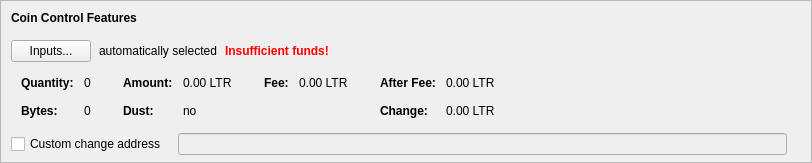
    <widget class="QFrame" name="frameCoinControl">
     <property name="sizePolicy">
      <sizepolicy hsizetype="Expanding" vsizetype="Expanding">
       <horstretch>0</horstretch>
       <verstretch>0</verstretch>
      </sizepolicy>
     </property>
     <property name="maximumSize">
      <size>
       <width>16777215</width>
       <height>16777215</height>
      </size>
     </property>
     <property name="frameShape">
      <enum>QFrame::StyledPanel</enum>
     </property>
     <property name="frameShadow">
      <enum>QFrame::Sunken</enum>
     </property>
     <layout class="QVBoxLayout" name="verticalLayoutCoinControl2">
      <property name="spacing">
       <number>0</number>
      </property>
      <property name="leftMargin">
       <number>0</number>
      </property>
      <property name="topMargin">
       <number>0</number>
      </property>
      <property name="rightMargin">
       <number>0</number>
      </property>
      <property name="bottomMargin">
       <number>6</number>
      </property>
      <item>
       <layout class="QVBoxLayout" name="verticalLayoutCoinControl" stretch="0,0,0,0,1">
        <property name="spacing">
         <number>0</number>
        </property>
        <property name="leftMargin">
         <number>10</number>
        </property>
        <property name="topMargin">
         <number>10</number>
        </property>
        <item>
         <layout class="QHBoxLayout" name="horizontalLayoutCoinControl1">
          <property name="bottomMargin">
           <number>15</number>
          </property>
          <item>
           <widget class="QLabel" name="labelCoinControlFeatures">
            <property name="sizePolicy">
             <sizepolicy hsizetype="Preferred" vsizetype="Maximum">
              <horstretch>0</horstretch>
              <verstretch>0</verstretch>
             </sizepolicy>
            </property>
            <property name="font">
             <font>
              <weight>75</weight>
              <bold>true</bold>
             </font>
            </property>
            <property name="styleSheet">
             <string notr="true">font-weight:bold;</string>
            </property>
            <property name="text">
             <string>Coin Control Features</string>
            </property>
           </widget>
          </item>
         </layout>
        </item>
        <item>
         <layout class="QHBoxLayout" name="horizontalLayoutCoinControl2" stretch="0,0,0,0">
          <property name="spacing">
           <number>8</number>
          </property>
          <property name="bottomMargin">
           <number>10</number>
          </property>
          <item>
           <widget class="QPushButton" name="pushButtonCoinControl">
            <property name="styleSheet">
             <string notr="true"/>
            </property>
            <property name="text">
             <string>Inputs...</string>
            </property>
            <property name="autoDefault">
             <bool>false</bool>
            </property>
           </widget>
          </item>
          <item>
           <widget class="QLabel" name="labelCoinControlAutomaticallySelected">
            <property name="text">
             <string>automatically selected</string>
            </property>
            <property name="margin">
             <number>5</number>
            </property>
           </widget>
          </item>
          <item>
           <widget class="QLabel" name="labelCoinControlInsuffFunds">
            <property name="font">
             <font>
              <weight>75</weight>
              <bold>true</bold>
             </font>
            </property>
            <property name="styleSheet">
             <string notr="true">color:red;font-weight:bold;</string>
            </property>
            <property name="text">
             <string>Insufficient funds!</string>
            </property>
            <property name="margin">
             <number>5</number>
            </property>
           </widget>
          </item>
          <item>
           <spacer name="horizontalSpacerCoinControl">
            <property name="orientation">
             <enum>Qt::Horizontal</enum>
            </property>
            <property name="sizeHint" stdset="0">
             <size>
              <width>40</width>
              <height>1</height>
             </size>
            </property>
           </spacer>
          </item>
         </layout>
        </item>
        <item>
         <widget class="QWidget" name="widgetCoinControl" native="true">
          <property name="sizePolicy">
           <sizepolicy hsizetype="Preferred" vsizetype="Preferred">
            <horstretch>0</horstretch>
            <verstretch>0</verstretch>
           </sizepolicy>
          </property>
          <property name="minimumSize">
           <size>
            <width>0</width>
            <height>0</height>
           </size>
          </property>
          <property name="styleSheet">
           <string notr="true"/>
          </property>
          <layout class="QHBoxLayout" name="horizontalLayoutCoinControl5">
           <property name="leftMargin">
            <number>0</number>
           </property>
           <property name="topMargin">
            <number>0</number>
           </property>
           <property name="rightMargin">
            <number>0</number>
           </property>
           <property name="bottomMargin">
            <number>0</number>
           </property>
           <item>
            <layout class="QHBoxLayout" name="horizontalLayoutCoinControl3" stretch="0,0,0,1">
             <property name="spacing">
              <number>20</number>
             </property>
             <property name="topMargin">
              <number>0</number>
             </property>
             <property name="bottomMargin">
              <number>10</number>
             </property>
             <item>
              <layout class="QFormLayout" name="formLayoutCoinControl1">
               <property name="horizontalSpacing">
                <number>10</number>
               </property>
               <property name="verticalSpacing">
                <number>14</number>
               </property>
               <property name="leftMargin">
                <number>10</number>
               </property>
               <property name="topMargin">
                <number>4</number>
               </property>
               <property name="rightMargin">
                <number>6</number>
               </property>
               <item row="0" column="0">
                <widget class="QLabel" name="labelCoinControlQuantityText">
                 <property name="font">
                  <font>
                   <weight>75</weight>
                   <bold>true</bold>
                  </font>
                 </property>
                 <property name="text">
                  <string>Quantity:</string>
                 </property>
                 <property name="margin">
                  <number>0</number>
                 </property>
                </widget>
               </item>
               <item row="0" column="1">
                <widget class="QLabel" name="labelCoinControlQuantity">
                 <property name="cursor">
                  <cursorShape>IBeamCursor</cursorShape>
                 </property>
                 <property name="contextMenuPolicy">
                  <enum>Qt::ActionsContextMenu</enum>
                 </property>
                 <property name="text">
                  <string notr="true">0</string>
                 </property>
                 <property name="margin">
                  <number>0</number>
                 </property>
                 <property name="textInteractionFlags">
                  <set>Qt::LinksAccessibleByMouse|Qt::TextSelectableByKeyboard|Qt::TextSelectableByMouse</set>
                 </property>
                </widget>
               </item>
               <item row="1" column="0">
                <widget class="QLabel" name="labelCoinControlBytesText">
                 <property name="font">
                  <font>
                   <weight>75</weight>
                   <bold>true</bold>
                  </font>
                 </property>
                 <property name="text">
                  <string>Bytes:</string>
                 </property>
                </widget>
               </item>
               <item row="1" column="1">
                <widget class="QLabel" name="labelCoinControlBytes">
                 <property name="cursor">
                  <cursorShape>IBeamCursor</cursorShape>
                 </property>
                 <property name="contextMenuPolicy">
                  <enum>Qt::ActionsContextMenu</enum>
                 </property>
                 <property name="text">
                  <string notr="true">0</string>
                 </property>
                 <property name="textInteractionFlags">
                  <set>Qt::LinksAccessibleByMouse|Qt::TextSelectableByKeyboard|Qt::TextSelectableByMouse</set>
                 </property>
                </widget>
               </item>
              </layout>
             </item>
             <item>
              <layout class="QFormLayout" name="formLayoutCoinControl2">
               <property name="horizontalSpacing">
                <number>10</number>
               </property>
               <property name="verticalSpacing">
                <number>14</number>
               </property>
               <property name="leftMargin">
                <number>6</number>
               </property>
               <property name="topMargin">
                <number>4</number>
               </property>
               <property name="rightMargin">
                <number>6</number>
               </property>
               <item row="0" column="0">
                <widget class="QLabel" name="labelCoinControlAmountText">
                 <property name="font">
                  <font>
                   <weight>75</weight>
                   <bold>true</bold>
                  </font>
                 </property>
                 <property name="text">
                  <string>Amount:</string>
                 </property>
                 <property name="margin">
                  <number>0</number>
                 </property>
                </widget>
               </item>
               <item row="0" column="1">
                <widget class="QLabel" name="labelCoinControlAmount">
                 <property name="cursor">
                  <cursorShape>IBeamCursor</cursorShape>
                 </property>
                 <property name="contextMenuPolicy">
                  <enum>Qt::ActionsContextMenu</enum>
                 </property>
                 <property name="text">
                  <string notr="true">0.00 LTR</string>
                 </property>
                 <property name="textInteractionFlags">
                  <set>Qt::LinksAccessibleByMouse|Qt::TextSelectableByKeyboard|Qt::TextSelectableByMouse</set>
                 </property>
                </widget>
               </item>
               <item row="1" column="0">
                <widget class="QLabel" name="labelCoinControlLowOutputText">
                 <property name="font">
                  <font>
                   <weight>75</weight>
                   <bold>true</bold>
                  </font>
                 </property>
                 <property name="text">
                  <string>Dust:</string>
                 </property>
                </widget>
               </item>
               <item row="1" column="1">
                <widget class="QLabel" name="labelCoinControlLowOutput">
                 <property name="cursor">
                  <cursorShape>IBeamCursor</cursorShape>
                 </property>
                 <property name="contextMenuPolicy">
                  <enum>Qt::ActionsContextMenu</enum>
                 </property>
                 <property name="text">
                  <string notr="true">no</string>
                 </property>
                 <property name="textInteractionFlags">
                  <set>Qt::LinksAccessibleByMouse|Qt::TextSelectableByKeyboard|Qt::TextSelectableByMouse</set>
                 </property>
                </widget>
               </item>
              </layout>
             </item>
             <item>
              <layout class="QFormLayout" name="formLayoutCoinControl3">
               <property name="horizontalSpacing">
                <number>10</number>
               </property>
               <property name="verticalSpacing">
                <number>14</number>
               </property>
               <property name="leftMargin">
                <number>6</number>
               </property>
               <property name="topMargin">
                <number>4</number>
               </property>
               <property name="rightMargin">
                <number>6</number>
               </property>
               <item row="0" column="0">
                <widget class="QLabel" name="labelCoinControlFeeText">
                 <property name="font">
                  <font>
                   <weight>75</weight>
                   <bold>true</bold>
                  </font>
                 </property>
                 <property name="text">
                  <string>Fee:</string>
                 </property>
                 <property name="margin">
                  <number>0</number>
                 </property>
                </widget>
               </item>
               <item row="0" column="1">
                <widget class="QLabel" name="labelCoinControlFee">
                 <property name="cursor">
                  <cursorShape>IBeamCursor</cursorShape>
                 </property>
                 <property name="contextMenuPolicy">
                  <enum>Qt::ActionsContextMenu</enum>
                 </property>
                 <property name="text">
                  <string notr="true">0.00 LTR</string>
                 </property>
                 <property name="textInteractionFlags">
                  <set>Qt::LinksAccessibleByMouse|Qt::TextSelectableByKeyboard|Qt::TextSelectableByMouse</set>
                 </property>
                </widget>
               </item>
              </layout>
             </item>
             <item>
              <layout class="QFormLayout" name="formLayoutCoinControl4">
               <property name="horizontalSpacing">
                <number>10</number>
               </property>
               <property name="verticalSpacing">
                <number>14</number>
               </property>
               <property name="leftMargin">
                <number>6</number>
               </property>
               <property name="topMargin">
                <number>4</number>
               </property>
               <property name="rightMargin">
                <number>6</number>
               </property>
               <item row="0" column="0">
                <widget class="QLabel" name="labelCoinControlAfterFeeText">
                 <property name="font">
                  <font>
                   <weight>75</weight>
                   <bold>true</bold>
                  </font>
                 </property>
                 <property name="text">
                  <string>After Fee:</string>
                 </property>
                 <property name="margin">
                  <number>0</number>
                 </property>
                </widget>
               </item>
               <item row="0" column="1">
                <widget class="QLabel" name="labelCoinControlAfterFee">
                 <property name="cursor">
                  <cursorShape>IBeamCursor</cursorShape>
                 </property>
                 <property name="contextMenuPolicy">
                  <enum>Qt::ActionsContextMenu</enum>
                 </property>
                 <property name="text">
                  <string notr="true">0.00 LTR</string>
                 </property>
                 <property name="textInteractionFlags">
                  <set>Qt::LinksAccessibleByMouse|Qt::TextSelectableByKeyboard|Qt::TextSelectableByMouse</set>
                 </property>
                </widget>
               </item>
               <item row="1" column="0">
                <widget class="QLabel" name="labelCoinControlChangeText">
                 <property name="font">
                  <font>
                   <weight>75</weight>
                   <bold>true</bold>
                  </font>
                 </property>
                 <property name="text">
                  <string>Change:</string>
                 </property>
                </widget>
               </item>
               <item row="1" column="1">
                <widget class="QLabel" name="labelCoinControlChange">
                 <property name="cursor">
                  <cursorShape>IBeamCursor</cursorShape>
                 </property>
                 <property name="contextMenuPolicy">
                  <enum>Qt::ActionsContextMenu</enum>
                 </property>
                 <property name="text">
                  <string notr="true">0.00 LTR</string>
                 </property>
                 <property name="textInteractionFlags">
                  <set>Qt::LinksAccessibleByMouse|Qt::TextSelectableByKeyboard|Qt::TextSelectableByMouse</set>
                 </property>
                </widget>
               </item>
              </layout>
             </item>
            </layout>
           </item>
          </layout>
         </widget>
        </item>
        <item>
         <layout class="QHBoxLayout" name="horizontalLayoutCoinControl4" stretch="0,0,0">
          <property name="spacing">
           <number>12</number>
          </property>
          <property name="sizeConstraint">
           <enum>QLayout::SetDefaultConstraint</enum>
          </property>
          <property name="topMargin">
           <number>5</number>
          </property>
          <property name="rightMargin">
           <number>5</number>
          </property>
          <item>
           <widget class="QCheckBox" name="checkBoxCoinControlChange">
            <property name="toolTip">
             <string>If this is activated, but the change address is empty or invalid, change will be sent to a newly generated address.</string>
            </property>
            <property name="text">
             <string>Custom change address</string>
            </property>
           </widget>
          </item>
          <item>
           <widget class="QValidatedLineEdit" name="lineEditCoinControlChange">
            <property name="enabled">
             <bool>false</bool>
            </property>
            <property name="sizePolicy">
             <sizepolicy hsizetype="Expanding" vsizetype="Fixed">
              <horstretch>0</horstretch>
              <verstretch>0</verstretch>
             </sizepolicy>
            </property>
           </widget>
          </item>
          <item>
           <widget class="QLabel" name="labelCoinControlChangeLabel">
            <property name="sizePolicy">
             <sizepolicy hsizetype="Preferred" vsizetype="Expanding">
              <horstretch>0</horstretch>
              <verstretch>0</verstretch>
             </sizepolicy>
            </property>
            <property name="minimumSize">
             <size>
              <width>0</width>
              <height>0</height>
             </size>
            </property>
            <property name="text">
             <string/>
            </property>
            <property name="margin">
             <number>3</number>
            </property>
           </widget>
          </item>
         </layout>
        </item>
        <item>
         <spacer name="verticalSpacerCoinControl">
          <property name="orientation">
           <enum>Qt::Vertical</enum>
          </property>
          <property name="sizeHint" stdset="0">
           <size>
            <width>800</width>
            <height>1</height>
           </size>
          </property>
         </spacer>
        </item>
       </layout>
      </item>
     </layout>
    </widget>
